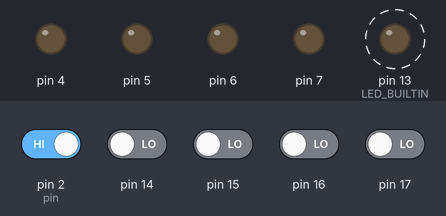
The sketch below on a simulated Arduino Uno, built with avr-gcc and run on an emulated ATmega328P. Shown: output pins drawn as LEDs (lit = HIGH). Dashed ring = blinking. The test bench sets the inputs (shaded band); at power-on: pin 2 (pin) HIGH, pin 14–17 LOW. What the sketch prints to the serial monitor is not drawn.

Above: at 1.2 s.
1.3 s: pin 2 (pin) driven LOW
Timing chart, 0 to 9.5 s (numbered marks = the images above; inputs shaded):
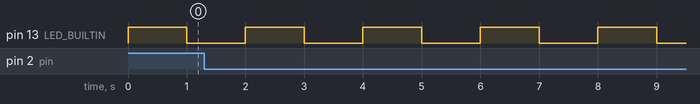

The sketch:

74C922.ino
```cpp
//-----------------------------------------------------------------
//  名称: 16键解码芯片74C922应用
//-----------------------------------------------------------------
//  说明: 本例因为使用了74C922解码芯片,使得程序代码非常简单
//      在按下不同按键时,数码管将显示对应键值.
//
//-----------------------------------------------------------------
#define pin (2)
//0~9的共阳数码管段码表
const uint8_t  CA_SEGCODE[] PROGMEM =
  { 0xC0,0xF9,0xA4,0xB0,0x99,0x92,0x82,0xF8,0x80,0x90};
volatile uint8_t KEY_Status;
void setup() {
 Serial.begin(9600);
 pinMode(LED_BUILTIN,OUTPUT);
 //pinMode(14, INPUT_PULLUP);
//pinMode(15, INPUT_PULLUP);
//pinMode(16, INPUT_PULLUP);
//pinMode(17, INPUT_PULLUP);
/*74C922引脚输出到Arduino*/
DDRC &= 0xF0;//将14,15,16,17端口设置为输入模式，同上
PORTC &= 0xF0; //端口C高4位设置为低电平，低4位保持不变
/*BCD数码管驱动引脚*/
DDRD |= 0xF0;//将4,5,6,7端口设置为输出模式
PORTD &= 0xF0; //端口C高4位保持不变，低4位输出低电平

 /*中断mode：
LOW 当引脚为低电平时，触发中断
CHANGE 当引脚电平发生改变时，触发中断
RISING 当引脚由低电平变为高电平时，触发中断
FALLING 当引脚由高电平变为低电平时，触发中断.
*/
 attachInterrupt(digitalPinToInterrupt(pin),ISR_KEYControl, FALLING);
}

void loop() {
  digitalWrite(LED_BUILTIN,!digitalRead(LED_BUILTIN));
  delay(1000);
}
/*中断服务函数*/
void ISR_KEYControl() {
 KEY_Status = PINC & 0x0F  ;//获取低四位的数据
 Serial.println(KEY_Status,HEX);
  KEY_Status <<=4 ;//将获取的数据移到高四位
  PORTD &=0x0f;//清空寄存器高四位的数据
  PORTD |=KEY_Status;//将数据赋值到高四位
}
```

Measured:
- by itself, pin 13 (LED_BUILTIN): alternates HIGH for 1.0 s and LOW for 1.0 s
